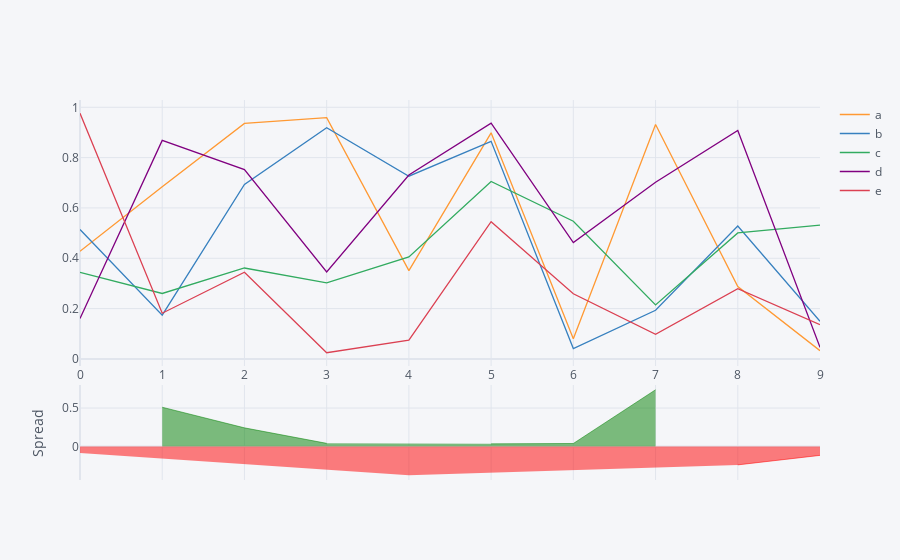

Write notebook code for a chart like this one.
### Code cell
df4.iplot(kind='spread')

### Figure 1 — Plotly figure (JSON) as saved in the notebook; plotly's stock layout.template omitted (floating-point values rounded to 4 significant figures)
{"data": [{"line": {"color": "rgba(255, 153, 51, 1.0)", "dash": "solid", "shape": "linear", "width": 1.3}, "mode": "lines", "name": "a", "text": "", "type": "scatter", "x": [0, 1, 2, 3, 4, 5, 6, 7, 8, 9], "y": [0.4277, 0.6847, 0.936, 0.9589, 0.3507, 0.8985, 0.07972, 0.932, 0.2876, 0.03267]}, {"line": {"color": "rgba(55, 128, 191, 1.0)", "dash": "solid", "shape": "linear", "width": 1.3}, "mode": "lines", "name": "b", "text": "", "type": "scatter", "x": [0, 1, 2, 3, 4, 5, 6, 7, 8, 9], "y": [0.5141, 0.1739, 0.6938, 0.9187, 0.7262, 0.8648, 0.0411, 0.1933, 0.5282, 0.1492]}, {"line": {"color": "rgba(50, 171, 96, 1.0)", "dash": "solid", "shape": "linear", "width": 1.3}, "mode": "lines", "name": "c", "text": "", "type": "scatter", "x": [0, 1, 2, 3, 4, 5, 6, 7, 8, 9], "y": [0.3436, 0.2601, 0.3613, 0.3023, 0.4055, 0.7054, 0.5473, 0.2145, 0.5005, 0.5319]}, {"line": {"color": "rgba(128, 0, 128, 1.0)", "dash": "solid", "shape": "linear", "width": 1.3}, "mode": "lines", "name": "d", "text": "", "type": "scatter", "x": [0, 1, 2, 3, 4, 5, 6, 7, 8, 9], "y": [0.1607, 0.8686, 0.7525, 0.3459, 0.7308, 0.9367, 0.4621, 0.7023, 0.9081, 0.04575]}, {"line": {"color": "rgba(219, 64, 82, 1.0)", "dash": "solid", "shape": "linear", "width": 1.3}, "mode": "lines", "name": "e", "text": "", "type": "scatter", "x": [0, 1, 2, 3, 4, 5, 6, 7, 8, 9], "y": [0.9762, 0.1815, 0.3443, 0.02462, 0.07469, 0.5455, 0.2589, 0.09766, 0.2789, 0.1364]}, {"connectgaps": false, "fill": "tozeroy", "line": {"color": "green", "dash": "solid", "shape": "linear", "width": 0.5}, "mode": "lines", "name": "Spread", "showlegend": false, "type": "scatter", "x": [0, 1, 2, 3, 4, 5, 6, 7, 8, 9], "xaxis": "x2", "y": ["", 0.5108, 0.2422, 0.0402, "", 0.03372, 0.03863, 0.7386, "", ""], "yaxis": "y2"}, {"connectgaps": false, "fill": "tozeroy", "line": {"color": "red", "dash": "solid", "shape": "linear", "width": 0.5}, "mode": "lines", "name": "Spread", "showlegend": false, "type": "scatter", "x": [0, 1, 2, 3, 4, 5, 6, 7, 8, 9], "xaxis": "x2", "y": [-0.08638, "", "", "", -0.3755, "", "", "", -0.2405, -0.1165], "yaxis": "y2"}], "layout": {"hovermode": "x", "legend": {"bgcolor": "#F5F6F9", "font": {"color": "#4D5663"}}, "paper_bgcolor": "#F5F6F9", "plot_bgcolor": "#F5F6F9", "title": {"font": {"color": "#4D5663"}}, "xaxis": {"gridcolor": "#E1E5ED", "showgrid": true, "tickfont": {"color": "#4D5663"}, "title": {"font": {"color": "#4D5663"}, "text": ""}, "zerolinecolor": "#E1E5ED"}, "xaxis2": {"anchor": "y2", "gridcolor": "#E1E5ED", "showgrid": true, "showticklabels": false, "tickfont": {"color": "#4D5663"}, "title": {"font": {"color": "#4D5663"}, "text": ""}, "zerolinecolor": "#E1E5ED"}, "yaxis": {"domain": [0.3, 1], "gridcolor": "#E1E5ED", "showgrid": true, "tickfont": {"color": "#4D5663"}, "title": {"font": {"color": "#4D5663"}, "text": ""}, "zerolinecolor": "#E1E5ED"}, "yaxis2": {"domain": [0, 0.25], "gridcolor": "#E1E5ED", "showgrid": true, "tickfont": {"color": "#4D5663"}, "title": {"font": {"color": "#4D5663"}, "text": "Spread"}, "zerolinecolor": "#E1E5ED"}}}
